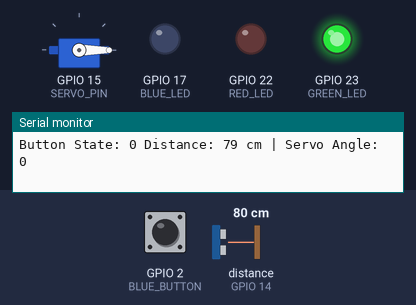
Bench run of a sketch on a simulated ESP32. On the bench: servo, output pins drawn as LEDs (lit = HIGH), the last lines printed to the serial monitor. Wiring (inferred from the names in the program): ultrasonic range finder: trigger GPIO 13; echo GPIO 14. The test bench sets the inputs (shaded band); at power-on: distance to the obstacle (sensor on GPIO 14) 80 cm, GPIO 2 (BLUE_BUTTON) LOW. The echo pulse lasts 58.3 µs per cm; pins used as bus, display or sensor lines are not drawn.

Above: at 1.2 s.
1.3 s: distance to the obstacle (sensor on GPIO 14) set to 2 cm
At 1.9 s:
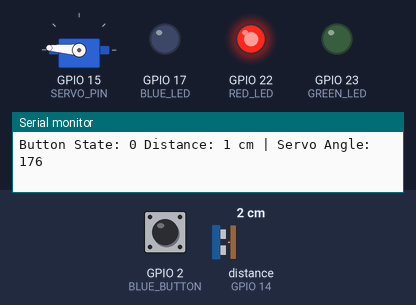
2.8 s: GPIO 2 (BLUE_BUTTON) pulled HIGH for 0.15 s
At 3.7 s:
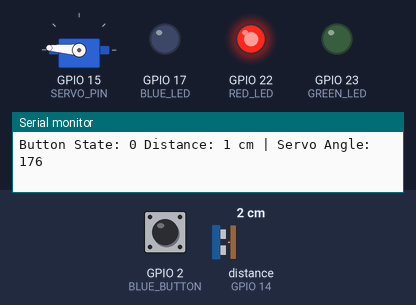
4.4 s: distance to the obstacle (sensor on GPIO 14) set to 9 cm
At 5.2 s:
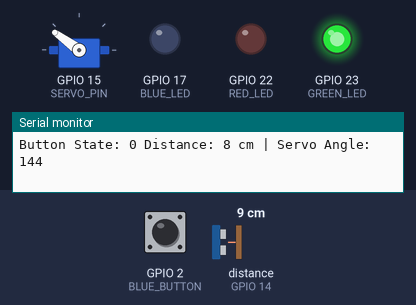
5.9 s: GPIO 2 (BLUE_BUTTON) pulled HIGH for 1 s
At 6.7 s:
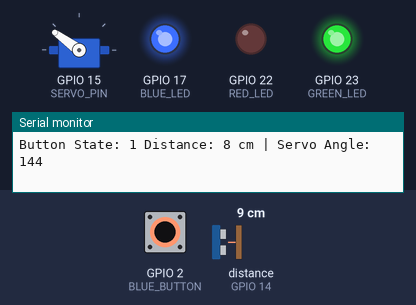
8.4 s: distance to the obstacle (sensor on GPIO 14) set to 18 cm
At 9.1 s:
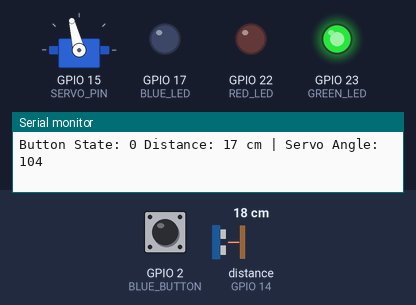
9.9 s: GPIO 2 (BLUE_BUTTON) pulled HIGH for 0.15 s
At 11.4 s:
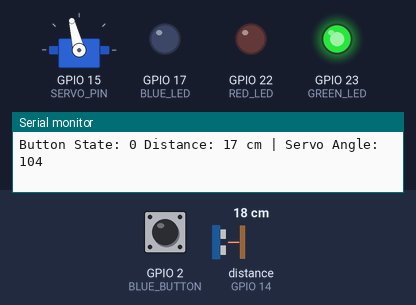
Timing chart, 0 to 12.5 s (numbered marks = the images above; inputs shaded):
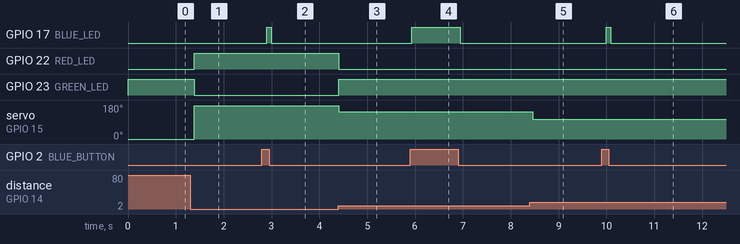

Measured:
- after the input at 1.3 s, GPIO 22 (RED_LED): LOW → HIGH after 0.08 s; GPIO 23 (GREEN_LED): HIGH → LOW after 0.08 s; servo on GPIO 15 (SERVO_PIN): 0° → 176° after 0.08 s
- after the input at 2.8 s, GPIO 17 (BLUE_LED): LOW → HIGH after 0.10 s, → LOW 0.10 s later
- after the input at 4.4 s, GPIO 22 (RED_LED): HIGH → LOW at once; GPIO 23 (GREEN_LED): LOW → HIGH at once; servo on GPIO 15 (SERVO_PIN): 176° → 144° at once
- after the input at 5.9 s, GPIO 17 (BLUE_LED): LOW → HIGH at once, → LOW 1.0 s later
- after the input at 8.4 s, servo on GPIO 15 (SERVO_PIN): 144° → 104° after 0.06 s
- after the input at 9.9 s, GPIO 17 (BLUE_LED): LOW → HIGH after 0.09 s, → LOW 0.10 s later

The sketch:

DistanceServo.ino
```cpp
#include <ESP32Servo.h>

const int TRIG_PIN = 13;
const int ECHO_PIN = 14;
const int GREEN_LED = 23;
const int RED_LED = 22;
const int THRESHOLD_CM = 5;
const int BLUE_BUTTON = 2;
const int BLUE_LED = 17;

const int SERVO_PIN = 15;
const int MAX_DISTANCE = 40;

int buttonState = 0;

Servo myServo;

void setup() {
  pinMode(TRIG_PIN, OUTPUT);
  pinMode(ECHO_PIN, INPUT);
  pinMode(GREEN_LED, OUTPUT);
  pinMode(RED_LED, OUTPUT);
  pinMode(BLUE_LED, OUTPUT);
  pinMode(BLUE_BUTTON, INPUT);
  Serial.begin(9600);

  myServo.attach(SERVO_PIN);

  Serial.println("Servo initialized on pin 15");
}

void loop() {
  digitalWrite(TRIG_PIN, LOW);
  delayMicroseconds(2);
  digitalWrite(TRIG_PIN, HIGH);
  delayMicroseconds(10);
  digitalWrite(TRIG_PIN, LOW);
  buttonState = digitalRead(BLUE_BUTTON);

  long duration = pulseIn(ECHO_PIN, HIGH, 30000);
  int distance = duration * 0.034 / 2;

  if (distance > 0 && distance <= THRESHOLD_CM) {
    digitalWrite(RED_LED, HIGH);
  } else {
    digitalWrite(RED_LED, LOW);
  }

  if (distance > 0 && distance > THRESHOLD_CM) {
    digitalWrite(GREEN_LED, HIGH);
  } else {
    digitalWrite(GREEN_LED, LOW);
  }


  if (buttonState == HIGH) {
    // turn LED on:
    digitalWrite(BLUE_LED, HIGH);
  } else {
    // turn LED off:
    digitalWrite(BLUE_LED, LOW);
  }

  int servoAngle = map(constrain(distance, 0, MAX_DISTANCE), 0, MAX_DISTANCE, 180, 0);
  myServo.write(servoAngle);

  Serial.print("Button State: ");
  Serial.print(buttonState);
  Serial.print(" Distance: ");
  Serial.print(distance);
  Serial.print(" cm | Servo Angle: ");
  Serial.println(servoAngle);
  delay(100);
}
```
